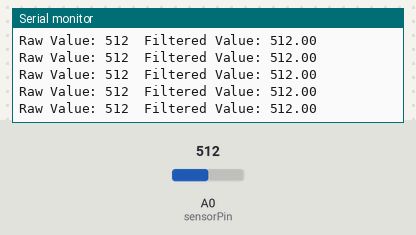
Recording of a sketch running on a simulated Arduino Uno, built with avr-gcc and run on an emulated ATmega328P. On the bench: the last lines printed to the serial monitor. The inputs (shaded band) are chosen by the test bench; at power-on: A0 (sensorPin) = 512.

Above: at 1.2 s.
1.3 s: A0 (sensorPin) set to 106
At 1.34 s:
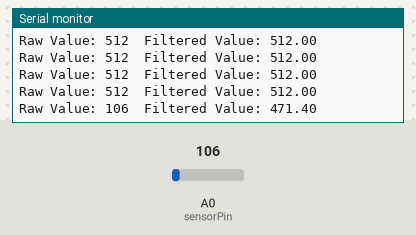
4.3 s: A0 (sensorPin) set to 94
At 4.3 s:
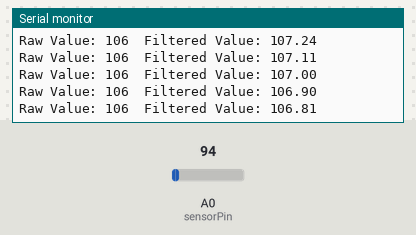
13.3 s: A0 (sensorPin) set to 8
At 13.3 s:
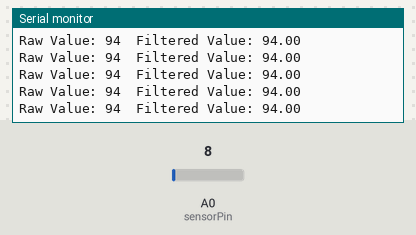
14.8 s: A0 (sensorPin) set to 11
At 14.83 s:
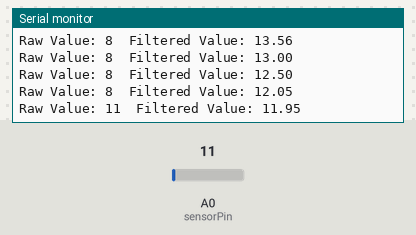
Timing chart, 0 to 17.3 s (numbered marks = the images above; inputs shaded):
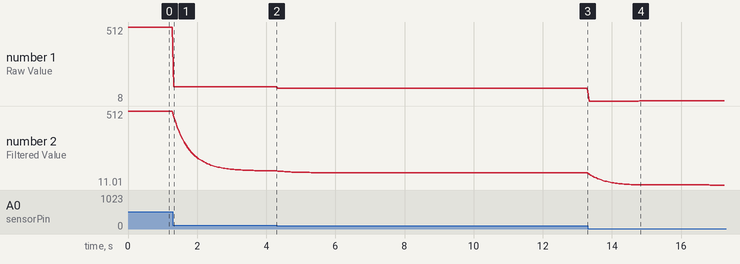

Measured:
- after the input at 1.3 s, the serial monitor: prints a new line at once (image 1)
- after the input at 14.8 s, the serial monitor: prints a new line at once (image 4)
- plotted number 1: 512 → 106 after the input at 1.3 s, 94 → 8 after the input at 13.3 s, 8 → 11 after the input at 14.8 s
- plotted number 2: 512 → 106.81 after the input at 1.3 s, 94 → 12.05 after the input at 13.3 s, 12.05 → 11.01 after the input at 14.8 s

The sketch:

low.ino
```cpp
const int sensorPin = A0; // 아날로그 입력 핀 정의
const float alpha = 0.1;  // 필터 계수 (0.0 - 1.0 사이 값)
float filteredValue = 0;  // 필터링된 값 초기화

void setup() {
  Serial.begin(9600);  // 시리얼 통신 시작
  filteredValue = analogRead(sensorPin);  // 초기 필터링 값 설정
}

void loop() {
  int sensorValue = analogRead(sensorPin);  // 센서 값 읽기
  filteredValue = alpha * sensorValue + (1 - alpha) * filteredValue;  // 로우패스 필터 적용

  Serial.print("Raw Value: ");
  Serial.print(sensorValue);
  Serial.print("\tFiltered Value: ");
  Serial.println(filteredValue);

  delay(50);  // 짧은 지연
}
```
